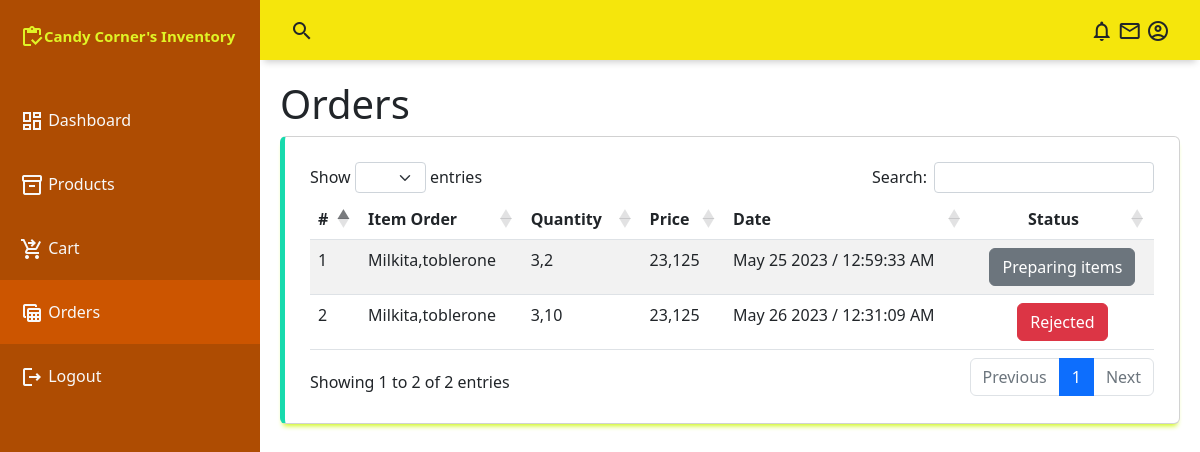
The page /branch/orders.php (signed in) on the database as committed earlier.
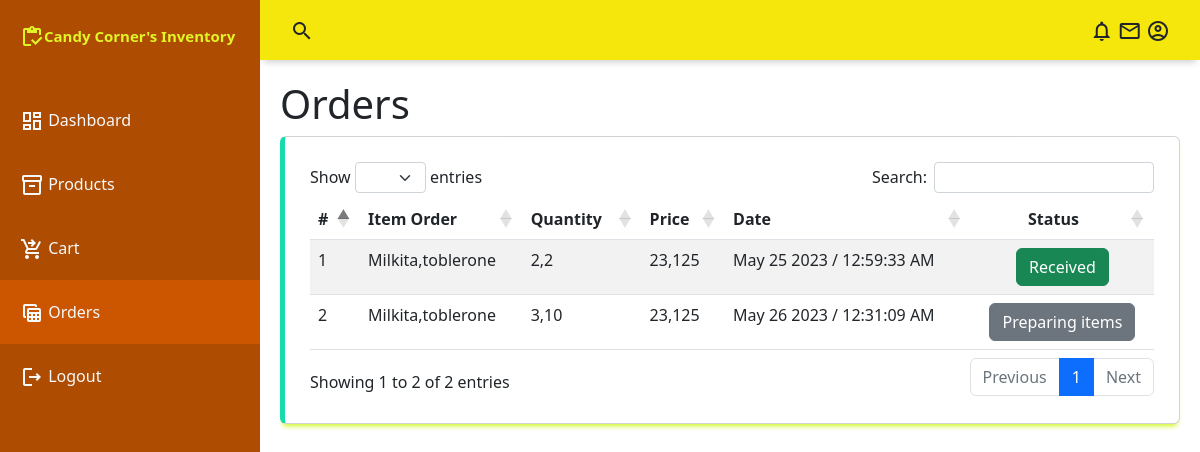
The same page on the database as committed later.
### tables this page shows
CREATE TABLE `orders` (
  `order_id` int(255) NOT NULL,
  `order_united_id` int(255) NOT NULL,
  `order_product_id` int(255) NOT NULL,
  `order_quantity` int(11) NOT NULL,
  `order_date` datetime NOT NULL DEFAULT current_timestamp(),
  `order_status` int(11) NOT NULL DEFAULT 0,
  `order_user_id` int(11) NOT NULL
);

### conn/config.php (called while the page is built, shortened)
<?php
	class db_connect{
		public $host = db_host;
		public $user = db_user;
		public $pass = db_pass;
		public $name = db_name;
		public function connect(){
			$this->conn = new mysqli($this->host, $this->user, $this->pass, $this->name);
		}
	}
?>

### conn/class.php (called while the page is built, shortened)
<?php
	require_once'config.php';
	class db_class extends db_connect{
		public function selectOrderUser($user_id){
			$query=$this->conn->prepare("SELECT *,
			GROUP_CONCAT(prod_name SEPARATOR ',') as grp_prodname,
			GROUP_CONCAT(order_quantity SEPARATOR ',') as grp_quantity,
			GROUP_CONCAT(prod_price SEPARATOR ',') as grp_price,
			DATE_FORMAT(order_date, '%M %d %Y /  %h:%i:%s %p ') as order_date
			FROM `orders` as a
			LEFT JOIN products as b
			ON a.order_product_id = b.prod_id
			WHERE a.order_user_id='$user_id'
			GROUP BY order_united_id") or die($this->conn->error);
			if($query->execute()){
				$result = $query->get_result();
				return $result;
			}
		}
	}
?>

### branch/orders.php (the view, shortened to what this page needs)
<?php
include("../conn/class.php");
$db=new db_class();
include("include/navbar.php");
include("include/sidebar.php");
?>
    <main class="main-container" style="z-index:2">
        <div class="fluid-container">
            <h1 >Orders</h1>
            <div class="table-responsive card">
                <table id="example" class="table table-striped" style="width:100%">
                    <thead>
                        <tr>
                            <th >#</th>
                            <th >Item Order</th>
                            <th >Quantity</th>
                            <th >Price</th>
                            <th >Date</th>
                            <th class="text-center">Status</th>
                        </tr>
                    </thead>
                    <tbody>
                        <?php
                            $result= $db->selectOrderUser($_SESSION['user_id']);
                            $i=1;
                            while($row=$result->fetch_array()){
                                $status = $row['order_status'];
                                $id = $row['order_united_id'];
                                if($status==0){
                                    $action="<button class='btn btn-secondary'>Pending</button>";
                                }else if($status==2){
                                    $action="<button class='btn btn-secondary'>Preparing items</button>";
                                }else if($status==1){
                                    $action="<button class='btn btn-danger'>Rejected</button>";
                                }else if($status==3){
                                    $action="<button class='btn btn-primary'>Ready for delivery</button>";
                                }else if($status==4){
                                    $action="<a href='controller/action.php?id=".$id."' class='btn btn-primary'>On the way / Order received</a>";
                                }else if($status==5){
                                    $action="<a class='btn btn-success'>Received</a>";
                                }
                                echo
                                '<tr>
                                    <td>'.$i.'</td>
                                    <td>'.ucfirst($row['grp_prodname']).'</td>
                                    <td>'.ucfirst($row['grp_quantity']).'</td>
                                    <td>'.$row['grp_price'].'</td>
                                    <td>'.$row['order_date'].'</td>
                                    <td class="text-center">'.$action.'</td>
                                </tr>';
                                $i++;
                            }
                        ?>
                    </tbody>
                </table>
            </div>
        </div>
    </main>

Rows that differ between the two databases and show on the page:
changed orders (number 1 of 2 on the later page): grp_quantity "3,2" → "2,2"; order_status "Preparing items" → "Received"
changed orders (number 2 of 2 on the later page): order_status "Rejected" → "Preparing items"
